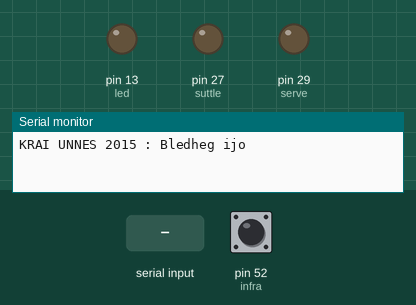
Simulated run of this sketch. Board: Arduino Mega 2560, built with avr-gcc and run on an emulated ATmega2560. Shown: output pins drawn as LEDs (lit = HIGH), the last lines printed to the serial monitor. The inputs (shaded band) are chosen by the test bench; at power-on: pin 52 (infra) HIGH.

Above: at 1.2 s.
1.3 s: pin 52 (infra) pulled LOW for 0.15 s
At 2.0 s:
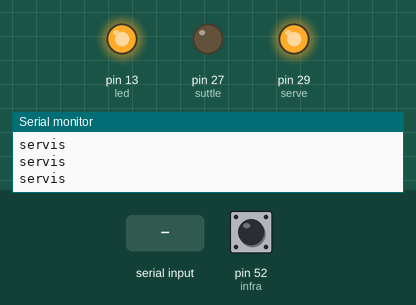
2.9 s: "w" received over Serial
At 3.2 s:
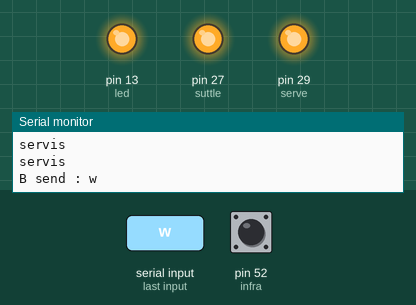
5.9 s: "s" received over Serial
At 6.7 s:
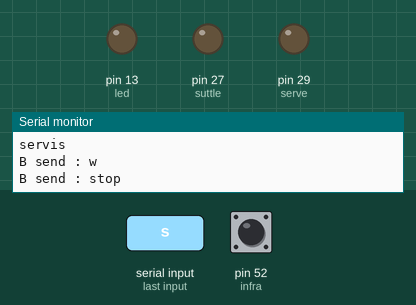
7.4 s: "w" received over Serial
At 7.8 s:
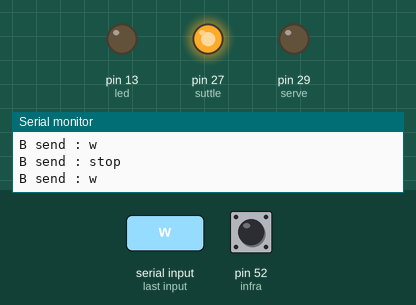
8.9 s: "x" received over Serial
At 9.11 s:
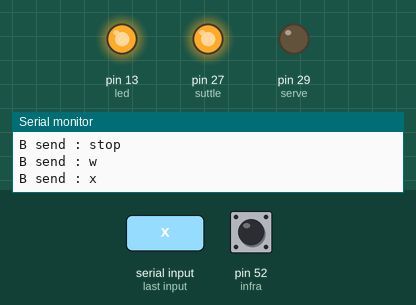
Timing chart, 0 to 11.8 s (numbered marks = the images above; inputs shaded):
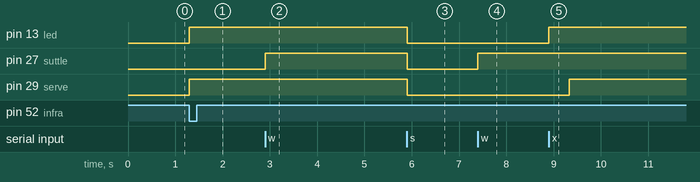

The sketch:

serial_hc_05.ino
```cpp
//#include <SoftwareSerial.h>

#define infra 52
#define suttle 27
#define serve 29

int led = 13;
//SoftwareSerial KRAI(10, 11);
char sendBT;

void setup() {
  Serial.begin(9600);
  Serial.println("KRAI UNNES 2015 : Bledheg ijo");
  pinMode(infra,INPUT_PULLUP);
  pinMode(suttle,OUTPUT);
  pinMode(serve,OUTPUT);
  pinMode(led,OUTPUT);
}

void loop() {
 if (Serial.available()){
 sendBT=Serial.read();
 if(sendBT =='w'){
   Serial.println("B send : w");
   digitalWrite(suttle,HIGH);

  if(digitalRead(infra)==LOW){
  Serial.println("servis");
  digitalWrite(led,HIGH);
  digitalWrite(serve,HIGH);
  }
}
if(sendBT== 'x'){
     Serial.println("B send : x");
   digitalWrite(led,HIGH);
   digitalWrite(suttle,HIGH);
   delay(430);
   digitalWrite(serve,HIGH);
  }

 if(sendBT =='s'){
      Serial.println("B send : stop");
   digitalWrite(led,LOW);
   digitalWrite(suttle,LOW);
   digitalWrite(serve,LOW);
 }

  }
if(digitalRead(infra)==LOW){
  Serial.println("servis");
  digitalWrite(led,HIGH);
  digitalWrite(serve,HIGH);
  }
}
```

Measured:
- after the input at 1.3 s, pin 13 (led), pin 29 (serve): LOW → HIGH at once
- after the input at 2.9 s, pin 27 (suttle): LOW → HIGH at once
- after the input at 5.9 s, pin 13 (led), pin 27 (suttle), pin 29 (serve): HIGH → LOW at once
- after the input at 7.4 s, pin 27 (suttle): LOW → HIGH at once
- after the input at 8.9 s, pin 13 (led): LOW → HIGH at once; pin 29 (serve): LOW → HIGH after 0.43 s
